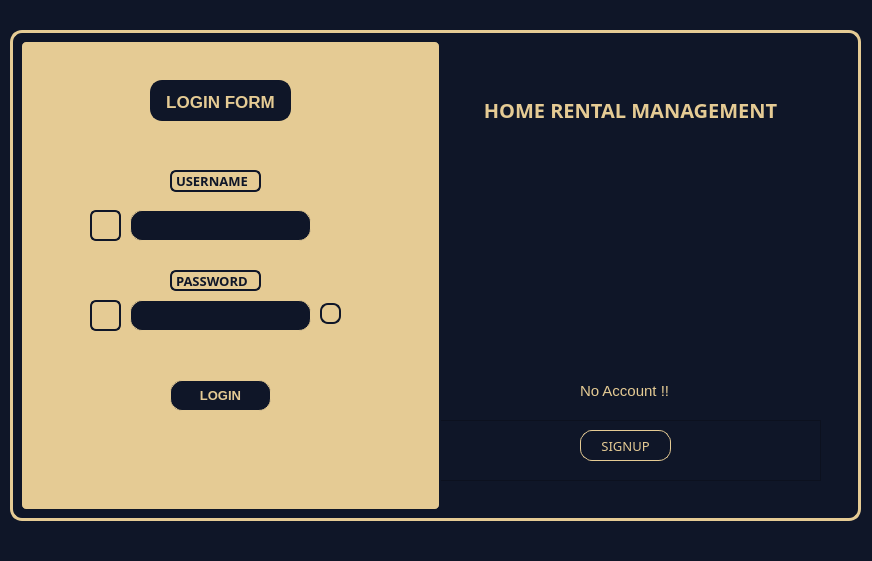
<?xml version="1.0" encoding="UTF-8"?>
<ui version="4.0">
 <class>admin_login</class>
 <widget class="QDialog" name="admin_login">
  <property name="geometry">
   <rect>
    <x>0</x>
    <y>0</y>
    <width>872</width>
    <height>561</height>
   </rect>
  </property>
  <property name="minimumSize">
   <size>
    <width>872</width>
    <height>561</height>
   </size>
  </property>
  <property name="maximumSize">
   <size>
    <width>872</width>
    <height>561</height>
   </size>
  </property>
  <property name="font">
   <font>
    <family>Sans Serif Collection</family>
   </font>
  </property>
  <property name="contextMenuPolicy">
   <enum>Qt::PreventContextMenu</enum>
  </property>
  <property name="windowTitle">
   <string>LOGIN FORM</string>
  </property>
  <property name="windowOpacity">
   <double>1.000000000000000</double>
  </property>
  <property name="statusTip">
   <string notr="true"/>
  </property>
  <property name="styleSheet">
   <string notr="true">



background:#0F1628;


</string>
  </property>
  <widget class="QFrame" name="frame">
   <property name="geometry">
    <rect>
     <x>410</x>
     <y>80</y>
     <width>411</width>
     <height>401</height>
    </rect>
   </property>
   <property name="contextMenuPolicy">
    <enum>Qt::NoContextMenu</enum>
   </property>
   <property name="styleSheet">
    <string notr="true"/>
   </property>
   <property name="frameShape">
    <enum>QFrame::StyledPanel</enum>
   </property>
   <property name="frameShadow">
    <enum>QFrame::Raised</enum>
   </property>
   <widget class="QFrame" name="frame_2">
    <property name="geometry">
     <rect>
      <x>0</x>
      <y>-10</y>
      <width>451</width>
      <height>351</height>
     </rect>
    </property>
    <property name="styleSheet">
     <string notr="true">image: url(:/resources/resources/LOGIN_PAGE.png);</string>
    </property>
    <property name="frameShape">
     <enum>QFrame::StyledPanel</enum>
    </property>
    <property name="frameShadow">
     <enum>QFrame::Raised</enum>
    </property>
   </widget>
   <widget class="QLabel" name="label">
    <property name="geometry">
     <rect>
      <x>30</x>
      <y>20</y>
      <width>381</width>
      <height>20</height>
     </rect>
    </property>
    <property name="font">
     <font>
      <family>Microsoft PhagsPa</family>
      <pointsize>15</pointsize>
      <italic>false</italic>
      <bold>true</bold>
      <stylestrategy>PreferDefault</stylestrategy>
     </font>
    </property>
    <property name="layoutDirection">
     <enum>Qt::LeftToRight</enum>
    </property>
    <property name="styleSheet">
     <string notr="true">color: rgb(229, 203, 148);</string>
    </property>
    <property name="text">
     <string>HOME RENTAL MANAGEMENT</string>
    </property>
    <property name="scaledContents">
     <bool>false</bool>
    </property>
    <property name="alignment">
     <set>Qt::AlignCenter</set>
    </property>
    <property name="wordWrap">
     <bool>false</bool>
    </property>
    <property name="margin">
     <number>0</number>
    </property>
   </widget>
   <widget class="QLabel" name="label_2">
    <property name="geometry">
     <rect>
      <x>170</x>
      <y>300</y>
      <width>171</width>
      <height>21</height>
     </rect>
    </property>
    <property name="font">
     <font>
      <family>Segoe UI</family>
      <pointsize>11</pointsize>
     </font>
    </property>
    <property name="styleSheet">
     <string notr="true">color: rgb(229, 203, 148);</string>
    </property>
    <property name="text">
     <string>No Account !! </string>
    </property>
   </widget>
   <widget class="QPushButton" name="pushButton_SIGNUP">
    <property name="geometry">
     <rect>
      <x>170</x>
      <y>350</y>
      <width>91</width>
      <height>31</height>
     </rect>
    </property>
    <property name="font">
     <font>
      <family>Segoe UI Black</family>
      <pointsize>10</pointsize>
     </font>
    </property>
    <property name="styleSheet">
     <string notr="true">
#pushButton_SIGNUP
{
	border:none;
	background:#0F1628;
	color:#E5CB94;
	border-radius:16px;
	border: 1px solid yellow ;
border-color: #E5CB94;
  border-radius: 12px;
  padding: 3 px;
}
#pushButton_SIGNUP:hover
{
	border:none;
	background:floralwhite;
	color: #0F1628;
	border-radius:16 px;
	border: 2px solid blue ;
border-color: #0F1628;
  border-radius: 6px;
  padding: 3 px;
}



</string>
    </property>
    <property name="text">
     <string>SIGNUP</string>
    </property>
   </widget>
  </widget>
  <widget class="QFrame" name="frame_3">
   <property name="geometry">
    <rect>
     <x>20</x>
     <y>40</y>
     <width>421</width>
     <height>471</height>
    </rect>
   </property>
   <property name="styleSheet">
    <string notr="true">
#frame_3
{
	border:none;
	background:#E5CB94;
	color:#0F1628;
	border-radius:16 px;
	border: 2px solid blue ;
border-color: #0F1628;
  border-radius: 6px;
  padding: 3 px;
}</string>
   </property>
   <property name="frameShape">
    <enum>QFrame::StyledPanel</enum>
   </property>
   <property name="frameShadow">
    <enum>QFrame::Raised</enum>
   </property>
   <widget class="QLabel" name="label_password">
    <property name="geometry">
     <rect>
      <x>150</x>
      <y>230</y>
      <width>91</width>
      <height>21</height>
     </rect>
    </property>
    <property name="font">
     <font>
      <family>Segoe UI Black</family>
      <pointsize>10</pointsize>
      <bold>true</bold>
     </font>
    </property>
    <property name="styleSheet">
     <string notr="true">#label_password
{
	border:none;
	background:#E5CB94;
	color:#0F1628;
	border-radius:16 px;
	border: 2px solid blue ;
border-color: #0F1628;
  border-radius: 6px;
  padding: 3 px;
}

</string>
    </property>
    <property name="text">
     <string>PASSWORD</string>
    </property>
    <property name="buddy">
     <cstring>lineEdit_2</cstring>
    </property>
   </widget>
   <widget class="QLineEdit" name="lineEdit_2">
    <property name="geometry">
     <rect>
      <x>110</x>
      <y>260</y>
      <width>181</width>
      <height>31</height>
     </rect>
    </property>
    <property name="maximumSize">
     <size>
      <width>272</width>
      <height>16777215</height>
     </size>
    </property>
    <property name="sizeIncrement">
     <size>
      <width>20</width>
      <height>20</height>
     </size>
    </property>
    <property name="font">
     <font>
      <family>Segoe UI</family>
      <pointsize>11</pointsize>
      <kerning>true</kerning>
     </font>
    </property>
    <property name="styleSheet">
     <string notr="true">#lineEdit_2
{
	border:none;
	background:#0F1628;
	color:#E5CB94;
	border-radius:16px;
	border: 1px solid yellow ;
border-color: #E5CB94;
  border-radius: 12px;
  padding: 1px;
}

#lineEdit_2:hover
{
	border:none;
	background:#E5CB94;
	color:#0F1628;
	border-radius:16px;
	border: 2px solid blue ;
border-color: #0F1628;
  border-radius: 12px;
  padding: 1px;
}</string>
    </property>
    <property name="inputMethodHints">
     <set>Qt::ImhHiddenText|Qt::ImhNoAutoUppercase|Qt::ImhNoPredictiveText|Qt::ImhSensitiveData</set>
    </property>
    <property name="echoMode">
     <enum>QLineEdit::Password</enum>
    </property>
    <property name="alignment">
     <set>Qt::AlignCenter</set>
    </property>
   </widget>
   <widget class="QPushButton" name="pushButton_eye">
    <property name="geometry">
     <rect>
      <x>300</x>
      <y>263</y>
      <width>21</width>
      <height>21</height>
     </rect>
    </property>
    <property name="font">
     <font>
      <pointsize>9</pointsize>
     </font>
    </property>
    <property name="styleSheet">
     <string notr="true">#pushButton_eye
{
	
	image: url(:/resources/resources/8666649_eye_off_icon.png);
	border:none;
	background:#E5CB94;
	color:#0F1628;
	border-radius:16px;
	border: 2px solid blue ;
border-color: #0F1628;
  border-radius: 8px;
  padding: 2px;
}

#pushButton_eye:hover
{
border:none;
	background:floral white;
	color:#0F1628;
	border-radius:16px;
	border: 2px solid blue ;
border-color: #0F1628;
  border-radius: 8px;
  padding: 2px;
	
}</string>
    </property>
    <property name="text">
     <string/>
    </property>
   </widget>
   <widget class="QPushButton" name="pushButton_LOGIN">
    <property name="geometry">
     <rect>
      <x>150</x>
      <y>340</y>
      <width>101</width>
      <height>31</height>
     </rect>
    </property>
    <property name="font">
     <font>
      <family>Segoe UI</family>
      <pointsize>10</pointsize>
      <bold>true</bold>
     </font>
    </property>
    <property name="styleSheet">
     <string notr="true">
#pushButton_LOGIN
{
	border:none;
	background:#0F1628;
	color:#E5CB94;
	border-radius:16px;
	border: 1px solid yellow ;
border-color: #E5CB94;
  border-radius: 12px;
  padding: 3 px;
}
#pushButton_LOGIN:hover
{
	border:none;
	background:floralwhite;
	color: #0F1628;
	border-radius:16 px;
	border: 2px solid blue ;
border-color: #0F1628;
  border-radius: 6px;
  padding: 3 px;
}



</string>
    </property>
    <property name="text">
     <string>LOGIN</string>
    </property>
   </widget>
   <widget class="QLabel" name="label_username">
    <property name="geometry">
     <rect>
      <x>150</x>
      <y>130</y>
      <width>91</width>
      <height>22</height>
     </rect>
    </property>
    <property name="font">
     <font>
      <family>Segoe UI Black</family>
      <pointsize>10</pointsize>
      <bold>true</bold>
     </font>
    </property>
    <property name="styleSheet">
     <string notr="true">
#label_username
{

border:none;
	background:#E5CB94;
	color:#0F1628;
	border-radius:16 px;
	border: 2px solid blue ;
border-color: #0F1628;
  border-radius: 6px;
  padding: 3 px;

}


</string>
    </property>
    <property name="text">
     <string>USERNAME</string>
    </property>
    <property name="buddy">
     <cstring>lineEdit_username</cstring>
    </property>
   </widget>
   <widget class="QLineEdit" name="lineEdit_username">
    <property name="geometry">
     <rect>
      <x>110</x>
      <y>170</y>
      <width>181</width>
      <height>31</height>
     </rect>
    </property>
    <property name="maximumSize">
     <size>
      <width>269</width>
      <height>16777215</height>
     </size>
    </property>
    <property name="sizeIncrement">
     <size>
      <width>20</width>
      <height>20</height>
     </size>
    </property>
    <property name="font">
     <font>
      <family>Segoe UI</family>
      <pointsize>11</pointsize>
      <underline>false</underline>
      <strikeout>false</strikeout>
      <kerning>true</kerning>
     </font>
    </property>
    <property name="autoFillBackground">
     <bool>false</bool>
    </property>
    <property name="styleSheet">
     <string notr="true">#lineEdit_username
{
	border:none;
	background:#0F1628;
	color:#E5CB94;
	border-radius:16px;
	border: 1px solid yellow ;
border-color: #E5CB94;
  border-radius: 12px;
  padding: 1px;
}

#lineEdit_username:hover
{
	border:none;
	background:#E5CB94;
	color:#0F1628;
	border-radius:16px;
	border: 2px solid blue ;
border-color: #0F1628;
  border-radius: 12px;
  padding: 1px;
}</string>
    </property>
    <property name="frame">
     <bool>true</bool>
    </property>
    <property name="echoMode">
     <enum>QLineEdit::Normal</enum>
    </property>
    <property name="alignment">
     <set>Qt::AlignCenter</set>
    </property>
    <property name="dragEnabled">
     <bool>false</bool>
    </property>
    <property name="placeholderText">
     <string/>
    </property>
    <property name="cursorMoveStyle">
     <enum>Qt::LogicalMoveStyle</enum>
    </property>
   </widget>
   <widget class="QLabel" name="label_3">
    <property name="geometry">
     <rect>
      <x>130</x>
      <y>40</y>
      <width>141</width>
      <height>41</height>
     </rect>
    </property>
    <property name="font">
     <font>
      <family>Segoe UI</family>
      <pointsize>13</pointsize>
      <bold>true</bold>
     </font>
    </property>
    <property name="styleSheet">
     <string notr="true">#label_3
{
	border:none;
	background:#0F1628;
	color:#E5CB94;;
	border-radius:16px;
	border: 2px solid blue ;
border-color: #0F1628;
  border-radius: 12px;
  padding: 3px;
}


</string>
    </property>
    <property name="text">
     <string>LOGIN FORM</string>
    </property>
    <property name="alignment">
     <set>Qt::AlignBottom|Qt::AlignHCenter</set>
    </property>
   </widget>
   <widget class="QFrame" name="frame_4">
    <property name="geometry">
     <rect>
      <x>70</x>
      <y>170</y>
      <width>31</width>
      <height>31</height>
     </rect>
    </property>
    <property name="styleSheet">
     <string notr="true">
#frame_4
{
	image: url(:/resources/resources/8666609_user_icon.png);
	border:none;
	background:#E5CB94;
	color:#0F1628;
	border-radius:16 px;
	border: 2px solid blue ;
border-color: #0F1628;
  border-radius: 6px;
  padding: 3 px;
}</string>
    </property>
    <property name="frameShape">
     <enum>QFrame::StyledPanel</enum>
    </property>
    <property name="frameShadow">
     <enum>QFrame::Raised</enum>
    </property>
   </widget>
   <widget class="QFrame" name="frame_5">
    <property name="geometry">
     <rect>
      <x>70</x>
      <y>260</y>
      <width>31</width>
      <height>31</height>
     </rect>
    </property>
    <property name="styleSheet">
     <string notr="true">
#frame_5
{
	
	image: url(:/resources/resources/8666757_lock_security_icon.png);
	border:none;
	background:#E5CB94;
	color:#0F1628;
	border-radius:16 px;
	border: 2px solid blue ;
border-color: #0F1628;
  border-radius: 6px;
  padding: 3 px;
}</string>
    </property>
    <property name="frameShape">
     <enum>QFrame::StyledPanel</enum>
    </property>
    <property name="frameShadow">
     <enum>QFrame::Raised</enum>
    </property>
   </widget>
  </widget>
  <widget class="QFrame" name="frame_6">
   <property name="geometry">
    <rect>
     <x>10</x>
     <y>30</y>
     <width>851</width>
     <height>491</height>
    </rect>
   </property>
   <property name="sizePolicy">
    <sizepolicy hsizetype="Preferred" vsizetype="Preferred">
     <horstretch>0</horstretch>
     <verstretch>0</verstretch>
    </sizepolicy>
   </property>
   <property name="minimumSize">
    <size>
     <width>0</width>
     <height>0</height>
    </size>
   </property>
   <property name="styleSheet">
    <string notr="true">
#frame_6
{
	border:none;
	border-radius:16 px;
	border: 3px solid yellow ;
border-color: #E5CB94;
  border-radius: 12px;
  padding: 3 px;
}</string>
   </property>
   <property name="frameShape">
    <enum>QFrame::StyledPanel</enum>
   </property>
   <property name="frameShadow">
    <enum>QFrame::Raised</enum>
   </property>
  </widget>
  <action name="actionico">
   <property name="icon">
    <iconset resource="RESOURCE.qrc">
     <normaloff>:/resources/resources/house_rental_icon.ico</normaloff>:/resources/resources/house_rental_icon.ico</iconset>
   </property>
   <property name="text">
    <string>ico</string>
   </property>
  </action>
  <zorder>frame_6</zorder>
  <zorder>frame</zorder>
  <zorder>frame_3</zorder>
 </widget>
 <resources>
  <include location="RESOURCE.qrc"/>
 </resources>
 <connections/>
</ui>
